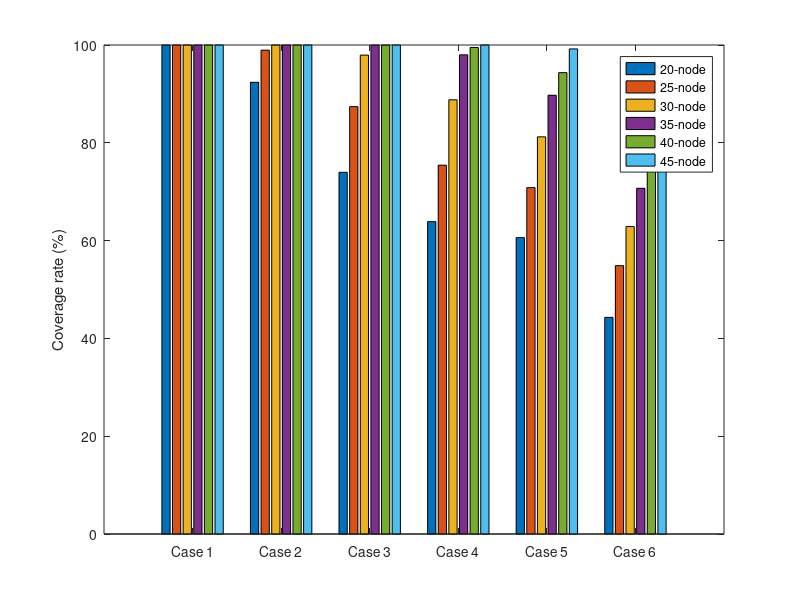

Write MATLAB code to recreate this figure.
% y.case20 is result of case r1=20 from 20 to 45 nodes

close all;
clear;
clc;

%% Initialization 
% x  = 1:1;
% for nodes=20:5:45
%     % case20 result
%     for i = 1:numel(x)
%        name = ['./closed_barrier_coverage/barrier 20/',num2str(nodes),' nodes_', num2str(i), '.mat']; 
%        load(name, 'BestCost', 'it');
%        y.case_20((nodes-20)/5+1) = BestCost(it);
%     end
%     clear i name BestCost it;
% 
%     % case30 result
%     for i = 1:numel(x)
%        name = ['./closed_barrier_coverage/barrier 30/',num2str(nodes),' nodes_', num2str(i), '.mat'];
%        load(name, 'BestCost', 'it');
%        y.case_30((nodes-20)/5+1) = BestCost(it);
%     end
%     clear i name BestCost it;
% 
%     % case40 result
%     for i = 1:numel(x)
%        name = ['./closed_barrier_coverage/barrier 40/',num2str(nodes),' nodes_', num2str(i), '.mat']; 
%        load(name, 'BestCost', 'it');
%        y.case_40((nodes-20)/5+1) = BestCost(it);
%     end
%     clear i name BestCost it;
% 
%     % case50 result
%     for i = 1:numel(x)
%        name = ['./closed_barrier_coverage/barrier 50/',num2str(nodes),' nodes_', num2str(i), '.mat']; 
%        load(name, 'BestCost', 'it');
%        y.case_50((nodes-20)/5+1) = BestCost(it);
%     end
%     clear i name BestCost it;
% 
%     % case20-30 result
%     for i = 1:numel(x)
%        name = ['./closed_barrier_coverage/barrier 20-30/',num2str(nodes),' nodes_', num2str(i), '.mat']; 
%        load(name, 'BestCost', 'it');
%        y.case_20_30((nodes-20)/5+1) = BestCost(it);
%     end
%     clear i name BestCost it;
% 
%     % case30-40 result
%     for i = 1:numel(x)
%        name = ['./closed_barrier_coverage/barrier 30-40/',num2str(nodes),' nodes_', num2str(i), '.mat']; 
%        load(name, 'BestCost', 'it');
%        y.case_30_40((nodes-20)/5+1) = BestCost(it);
%     end
%     clear i name BestCost it;
% end
%% Results illustration
load('closed_barrier.mat');
%nodes = 20:5:45;
cases=1:numel(fieldnames(y));
bar_data = [
    y.case_20; y.case_30; y.case_40; y.case_50; y.case_20_30; y.case_30_40
]*100;

% Create a grouped bar chart
figure;
bar(cases, bar_data, 'grouped');

% Label the x-axis
%xlabel('Number of Sensor Nodes');
xticklabels({'Case 1','Case 2', 'Case 3', 'Case 4', 'Case 5', 'Case 6'});

% Label the y-axis
ylabel('Coverage rate (%)');

% Add legend for the different cases
legend({'20-node', '25-node', '30-node', '35-node', '40-node', '45-node'}, 'Location', 'best');
%%
% Boxplot
% figure;
% 
% colors = ['y', 'r', 'c', 'b'];
% boxplot([(y.case_3(1,:))' (y.case_3(2,:))' (y.case_3(3,:))' ]*100);
% h = findobj(gca,'Tag','Box');
% for j=1:length(h)
%     patch(get(h(j),'XData'),get(h(j),'YData'),colors(j),'FaceAlpha',.5);
% end
% %name = [num2str(x(i)), ' nodes deployment'];
% %title(name);
% xticklabels({'20-node deployment','25-node deployment', '30-node deployment'});
% ylabel('Coverage rate (%)')